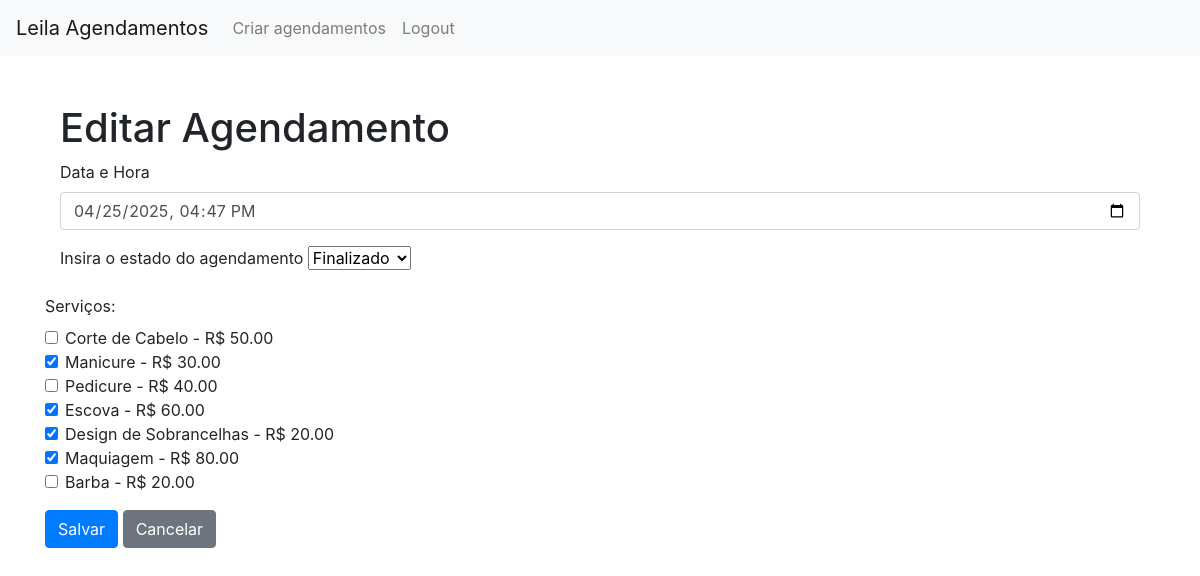
Page /editarAgendamento/7 (signed in) on the committed database.
### models.py (models this page shows)
class Agendamentos(db.Model):
    __tablename__ = 'agendamentos'
    id = db.Column(db.Integer, primary_key=True)
    clienteId = db.Column(db.Integer, db.ForeignKey('cliente.id'), nullable=False)
    data = db.Column(db.DateTime, nullable=False)
    estado = db.Column(db.Enum(Estado), default=Estado.pendente, nullable=False)
    cliente = db.relationship('Cliente', backref='agendamentos')
    is_confirmed = db.Column(db.Boolean, default=False)

class Servico(db.Model):
    id = db.Column(db.Integer, primary_key=True)
    nome = db.Column(db.String(100), nullable=False)
    preco = db.Column(db.Float, nullable=False)
    descricao = db.Column(db.Text)

### app.py (the view, shortened to what this page needs)
@app.route('/editarAgendamento/<int:id>', methods=['GET', 'POST'])
@login_required
def editarAgendamento(id):
    agendamento = Agendamentos.query.get_or_404(id) # recebe o id
    todosServicos = Servico.query.all()  # Todos os serviços disponíveis
    if not current_user.is_admin:
        dataAgendado = agendamento.data
        dataHoje = datetime.now()
        distancia = (dataAgendado - dataHoje).days
        if abs(distancia) < 2: # se o agendamento for em até dois dias, editarAgendamento não abre
            return "Infelizmente, edições só podem ser feitas até dois dias antes do agendamento. Ligue para a Leila em 55555555 para alterações."
    servicos = Servico.query.all()
    return render_template('editarAgendamento.html', agendamento=agendamento, servicos=servicos, estados=Estado, todos_servicos=todosServicos)

### app.py (called while the page is built)
@lm.user_loader # decorador para carregar user
def load_user(id): # pega o id para carregar user
    cliente = db.session.query(Cliente).filter_by(id=id).first()
    return cliente

### templates/editarAgendamento.html (shortened to what this page needs)
{% extends 'header.html' %}
{% block content %}
<div class="container mt-5">
    <h1>Editar Agendamento</h1>
    <form method="POST">
        <div class="form-group">
            <label for="dataHora">Data e Hora</label>
            <input type="datetime-local" class="form-control" id="dataHora" name="dataHora" value="{{ agendamento .data.strftime('%Y-%m-%dT%H:%M') }}" required>
        </div>
        <div class="form-group">
            <label for="estado">Insira o estado do agendamento</label>
            <select class="form-select" id="estado" name="estado">
                {% for estado in estados %}
                    <option
                        value="{{ estado.name }}"
                        {% if estado == agendamento.estado %}selected{% endif %}
                    >
                        {{ estado.value | capitalize }}
                    </option>
                {% endfor %}
            </select>
        </div>
        </div>
        <div class="form-group">
            <label class="form-label">Serviços:</label>
        {% for servico in todos_servicos %}
            <div class="form-check">
                <input
                    class="form-check-input"
                    type="checkbox"
                    name="servicos"
                    value="{{ servico.id }}"
                    id="servico{{ servico.id }}"
                    {% if servico in agendamento.servicos %}checked{% endif %}
                    >
                <label class="form-check-label" for="servico{{ servico.id }}">
                    {{ servico.nome }} - R$ {{ "%.2f"|format(servico.preco) }}
                </label>
            </div>
        {% endfor %}
    </div>
            <button type="submit" class="btn btn-primary">Salvar</button>
        <a href="{{ url_for('home') }}" class="btn btn-secondary">Cancelar</a>
</div>
{% endblock %}

### rows in the picture
Agendamentos: dataHora "04/25/2025 16:47", estado "Finalizado"
Servico: nome "Corte de Cabelo", preco "50.00"
Servico: nome "Manicure", preco "30.00"
Servico: nome "Pedicure", preco "40.00"
Servico: nome "Escova", preco "60.00"
Servico: nome "Design de Sobrancelhas", preco "20.00"
Servico: nome "Maquiagem", preco "80.00"
Servico: nome "Barba", preco "20.00"
